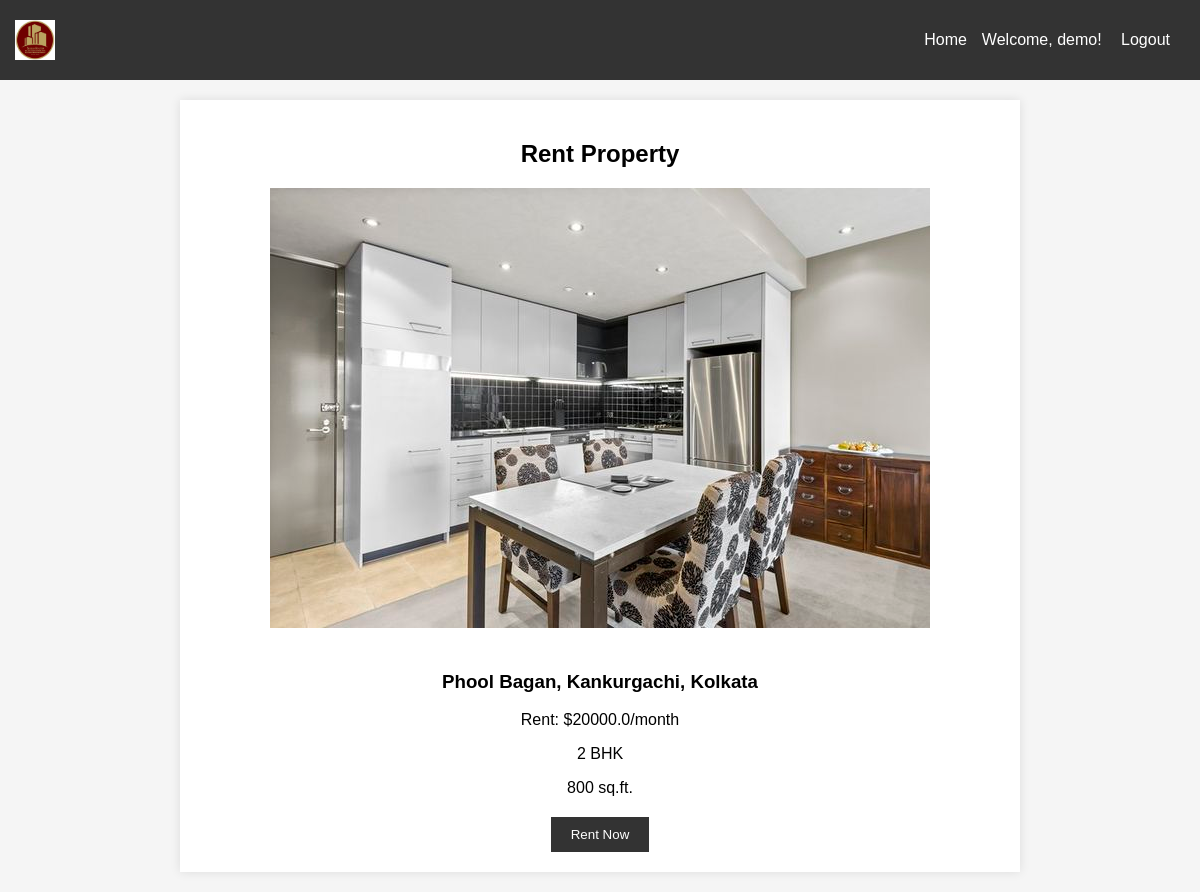
The app's page /rent/2 (signed in) with its own data.
### tables this page shows
CREATE TABLE users (
            id INTEGER PRIMARY KEY AUTOINCREMENT,
            username TEXT NOT NULL UNIQUE,
            password_hash TEXT NOT NULL
        );

CREATE TABLE properties (
            id INTEGER PRIMARY KEY AUTOINCREMENT,
            bhk INTEGER NOT NULL,
            rent REAL NOT NULL,
            size INTEGER NOT NULL,
            floor TEXT NOT NULL,
            area_type TEXT NOT NULL,
            area_locality TEXT NOT NULL,
            city TEXT NOT NULL,
            furnishing_status TEXT NOT NULL,
            tenant_preferred TEXT NOT NULL,
            bathroom INTEGER NOT NULL,
            point_of_contact TEXT NOT NULL
        );

### app.py (the view)
@app.route('/rent/<int:property_id>', methods=['GET', 'POST'])
@login_required
def rent(property_id):
    conn = sqlite3.connect(DATABASE)
    cursor = conn.cursor()
    property =  cursor.execute('SELECT * FROM properties WHERE id = ?', (property_id,)).fetchone()
    if request.method == 'POST':
        flash('Property rented successfully!', 'success')
        return redirect(url_for('thank_you'))
    return render_template('rent.html', property=property)

### app.py (called while the page is built)
@login_manager.user_loader
def load_user(user_id):
    conn = sqlite3.connect(DATABASE)
    cursor = conn.cursor()
    result = cursor.execute('SELECT * FROM users WHERE id = ?', (user_id,)).fetchone()
    if result:
        return User(result[0], result[1], result[2])
    return None

### templates/rent.html (shortened to what this page needs)
<!DOCTYPE html>
<html lang="en">
<head>
    <link rel="stylesheet" href="{{ url_for('static', filename='style.css') }}">
</head>
<body>
    <div class="navbar">
        <img src="/static/images.png" alt="Logo">
        <div class="navbar-links">
            <a href="{{ url_for('home') }}">Home</a>
            {% if current_user.is_authenticated %}
            <p>Welcome, {{ current_user.username }}! <a href="{{ url_for('logout') }}">Logout</a></p>
            {% else %}
            <a href="{{ url_for('login') }}">Login</a>
            <a href="{{ url_for('register') }}">Register</a>
            {% endif %}
        </div>
    </div>
    <div class="container">
        <div class="property-details">
            <h2>Rent Property</h2>
            <img class="property-image" src="{{ url_for('static', filename='1.jpg') }}" alt="Property Image">
            <h3>{{ property[6] }}, {{ property[7] }}</h3>
            <p>Rent: ${{ property[2] }}/month</p>
            <p>{{ property[1] }} BHK</p>
            <p>{{ property[3] }} sq.ft.</p>
        </div>
        <div class="rent-form">
            <form method="post">
                <button type="submit">Rent Now</button>
            </form>
        </div>
    </div>
</body>
</html>

### static/style.css (style rules this page uses)
body { font-family: 'Arial', sans-serif; background-color: #f4f4f4; margin: 0; padding: 0; }
.container { max-width: 400px; margin: 20px auto; background-color: #fff; padding: 20px; box-shadow: 0 0 10px rgba(0, 0, 0, 0.1); }
form { margin-top: 20px; }

### templates/rent.html (style rules this page uses)
body { font-family: 'Arial', sans-serif; background-color: #f5f5f5; margin: 0; padding: 0; }
.navbar { background-color: #333; color: white; padding: 15px; display: flex; justify-content: space-between; align-items: center; }
.navbar img { height: 40px; }
.navbar-links { display: flex; align-items: center; }
.navbar a { color: white; text-decoration: none; margin: 0 15px; }
.container { max-width: 800px; margin: 20px auto; padding: 20px; background-color: white; box-shadow: 0 0 10px rgba(0, 0, 0, 0.1); }
.property-details { text-align: center; margin-bottom: 20px; }
.property-image { max-width: 100%; height: auto; margin-bottom: 20px; }
.rent-form { text-align: center; }
.rent-form button { padding: 10px 20px; background-color: #333; color: white; border: none; cursor: pointer; }

### records on screen
users: username "demo"
properties: area_locality "Phool Bagan, Kankurgachi", city "Kolkata", rent "20000.0", bhk "2", size "800"
